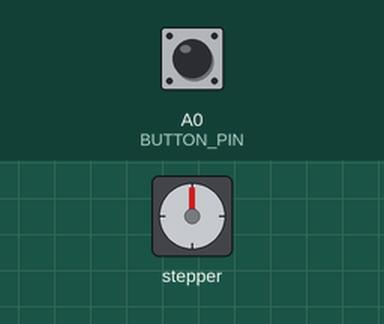
Simulated run of this sketch. Board: Arduino Uno, built with avr-gcc and run on an emulated ATmega328P. Shown: stepper motor. Wiring (inferred from the names in the program): stepper motor driver (200 steps per turn assumed): step pin 10; direction pin 11. The inputs (shaded band) are chosen by the test bench; at power-on: A0 (BUTTON_PIN) HIGH. What the sketch prints to the serial monitor is not drawn.

Above: at 2.2 s.
2.3 s: A0 (BUTTON_PIN) pulled LOW for 0.15 s
Timing chart, 0 to 28.3 s (numbered marks = the images above; inputs shaded):
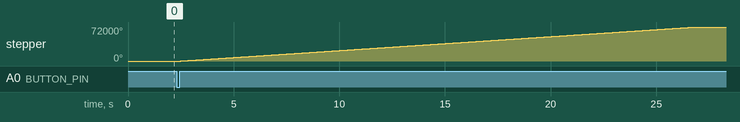

Measured:
- after the input at 2.3 s, stepper: turns 72000° clockwise in 24.4 s, starting after 0.19 s

The sketch:

Slider_adurino.ino
```cpp
#define STEP_PIN 10        // TB6600 PUL+
#define DIR_PIN 11         // TB6600 DIR+
#define BUTTON_PIN A0      // 스위치 연결 핀

#define STEPS_PER_MM 400L  // 1mm당 400스텝
#define HEIGHT_2F_MM 100   // 2층 높이 (10cm = 100mm)
#define HEIGHT_2F_STEPS (HEIGHT_2F_MM * STEPS_PER_MM)

long current_steps = 0;             // 초기 위치: 맨 아래 (0)
bool lastButtonState = HIGH;        // 스위치 이전 상태 저장
bool movingTo2F = true;             // 다음 이동 방향 기억 (true = 2층으로)
bool isMoving = false;              // 현재 이동 중인지 상태 플래그

void setup() {
  Serial.begin(9600);
  pinMode(STEP_PIN, OUTPUT);
  pinMode(DIR_PIN, OUTPUT);
  pinMode(BUTTON_PIN, INPUT_PULLUP); // 버튼 풀업 설정
  delay(1000);

  Serial.println("초기 위치: 맨 아래 (0)");
}

void loop() {
  bool buttonState = digitalRead(BUTTON_PIN);

  // 이동 중이 아닐 때만 버튼 입력 감지
  if (!isMoving && lastButtonState == HIGH && buttonState == LOW) {
    Serial.println("🛎 버튼 누름 감지 (이동 시작)");

    if (movingTo2F) {
      moveToWithLog("맨 아래", "2층 (10cm)", HEIGHT_2F_STEPS);
    } else {
      moveToWithLog("2층 (10cm)", "맨 아래", 0);
    }

    movingTo2F = !movingTo2F; // 다음 이동 방향 반전
    delay(500); // 디바운스
  }

  lastButtonState = buttonState;
}

void moveToWithLog(String from, String to, long target_steps) {
  isMoving = true;  // 이동 시작 표시

  long steps_to_move = target_steps - current_steps;
  int dir;

  Serial.println("====================================");
  Serial.print("📍 From: "); Serial.println(from);
  Serial.print("🎯 To: "); Serial.println(to);
  Serial.print("📏 current_steps: "); Serial.println(current_steps);
  Serial.print("📌 target_steps: "); Serial.println(target_steps);
  Serial.print("➡ 이동 스텝 수: "); Serial.println(steps_to_move);

  if (steps_to_move > 0) {
    dir = HIGH;
    Serial.println("↑ 방향: 위로 이동");
  } else {
    dir = LOW;
    Serial.println("↓ 방향: 아래로 이동");
    steps_to_move = -steps_to_move;
  }

  digitalWrite(DIR_PIN, dir);

  Serial.println("🚀 이동 시작");

  for (long i = 0; i < steps_to_move; i++) {
    digitalWrite(STEP_PIN, HIGH);
    delayMicroseconds(300);  // 속도 빠르게 설정
    digitalWrite(STEP_PIN, LOW);
    delayMicroseconds(300);
  }

  current_steps = target_steps; // 최종 위치 갱신
  isMoving = false;             // 이동 완료 표시

  Serial.print("✅ 이동 완료 → current_steps 갱신됨: ");
  Serial.println(current_steps);
  Serial.println();
}
```
